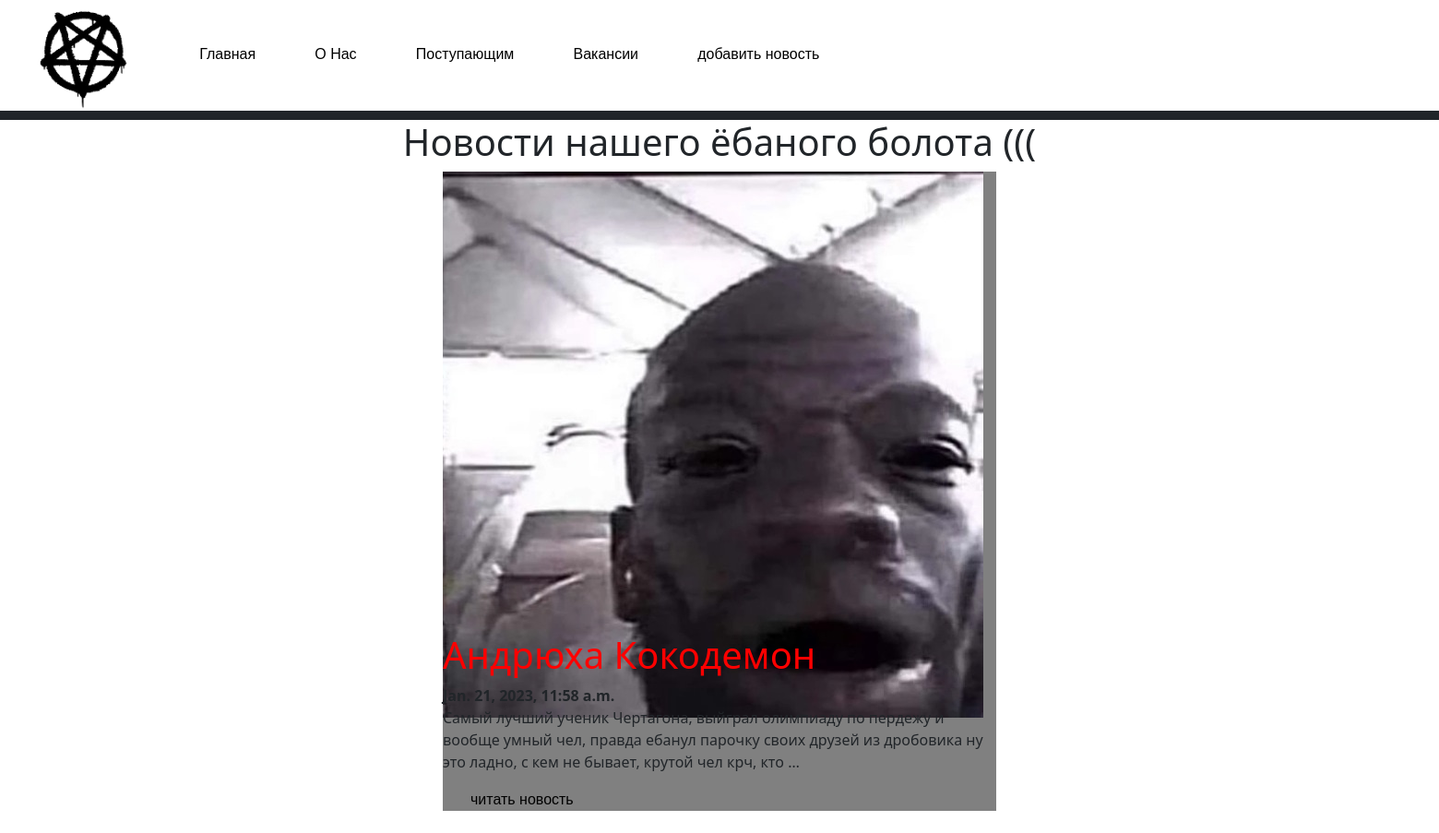
Before: / with the older database file.
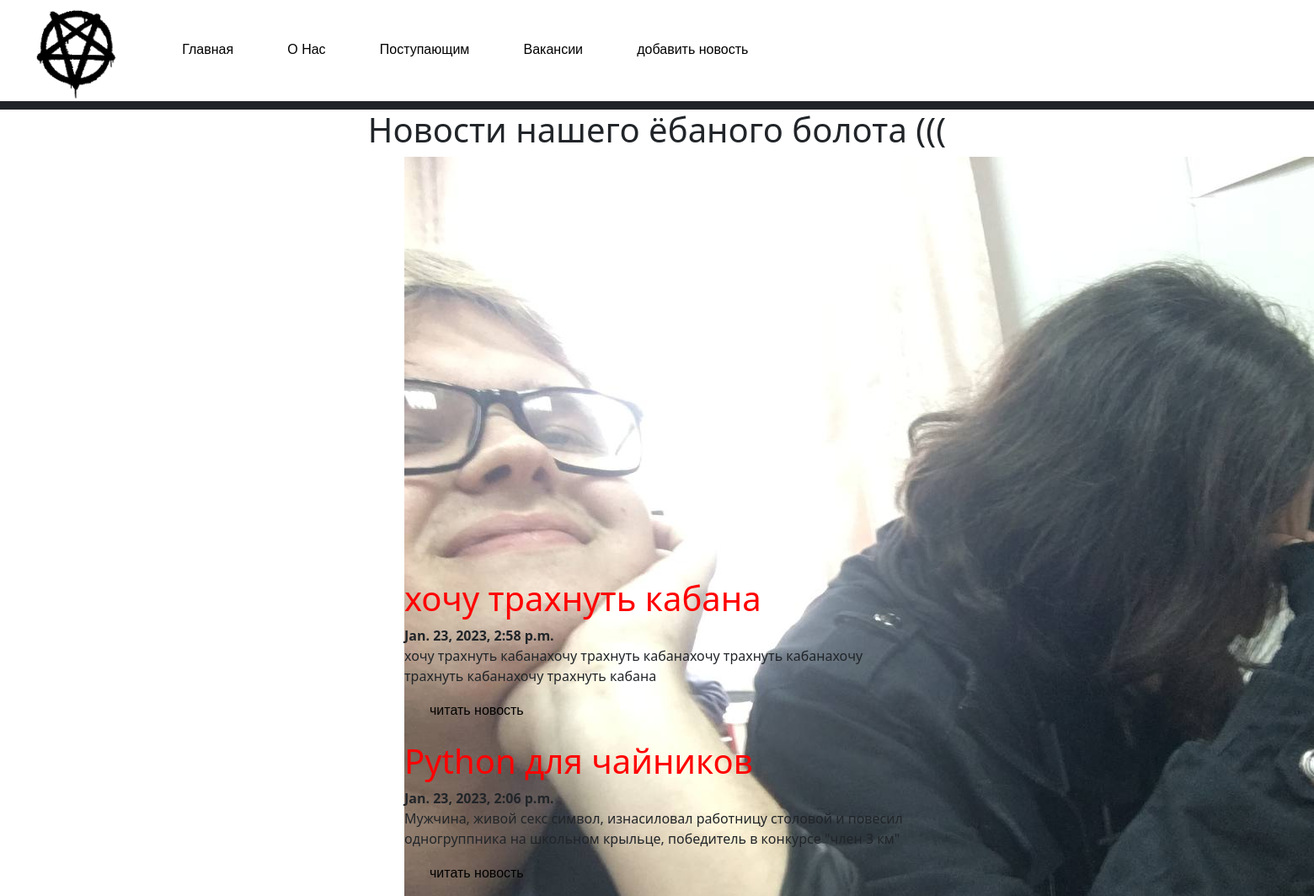
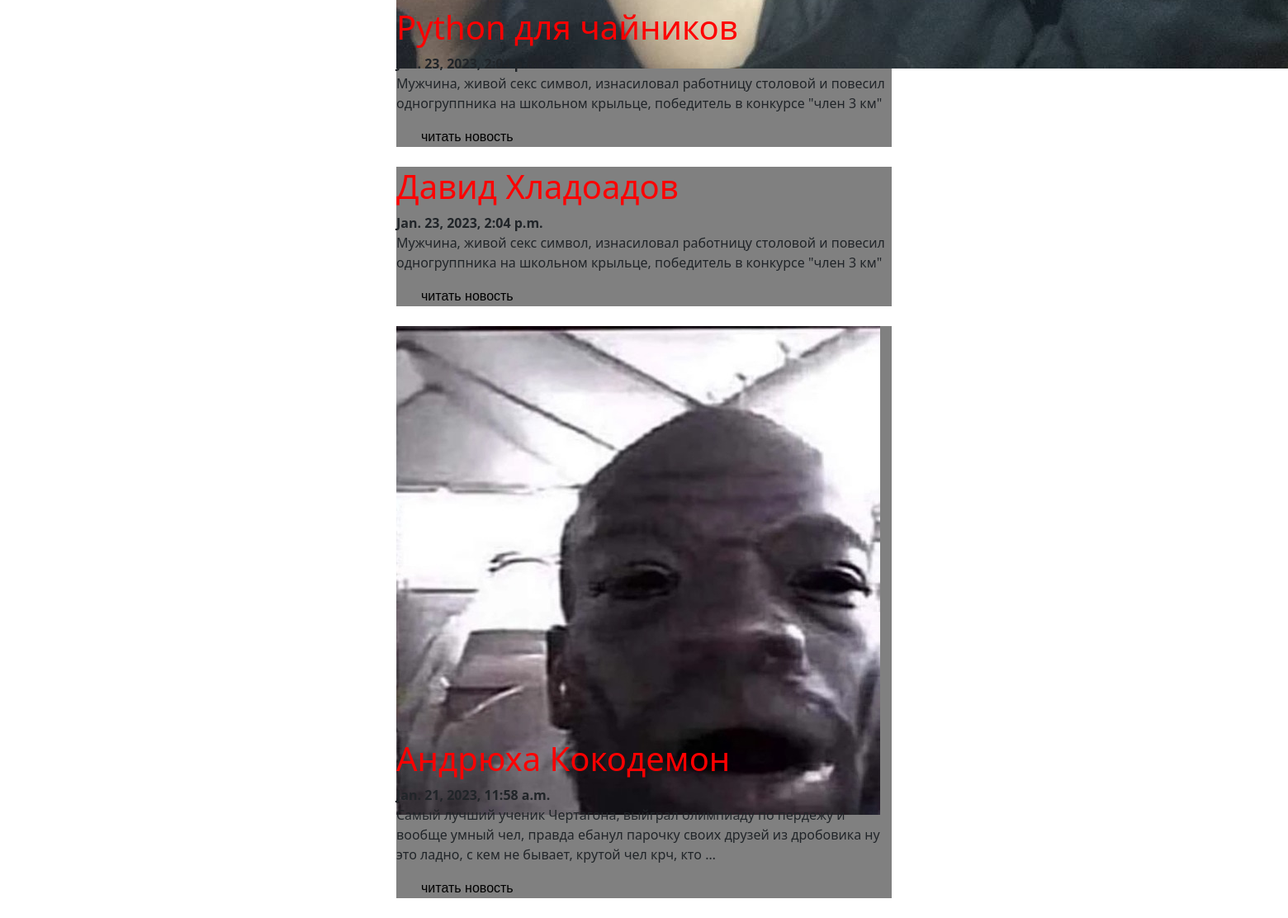
After: the same page with the newer database file (2 pictures, top to bottom).
### main/models.py (models this page shows, shortened)
class News(models.Model):
    title = models.CharField('Сноска', max_length=255)
    Text = models.CharField('Текст', max_length=500)
    news_photo = models.ImageField(upload_to='photos/%y/%m/%d/',null=True)
    is_published = models.BooleanField(default=True,verbose_name='Публикация')
    time_create = models.DateTimeField(auto_now_add=True, verbose_name='Дата создания')
    def get_absolute_url(self):
        return reverse ('post', kwargs={'post_id':self.pk})

### main/views.py (the view)
# urls.py: path('',views.index, name='home'),
def index(request):
    news = News.objects.all()
    news = reversed(news)
    return render(request, 'main/index.html', {'news':news} )

### main/templates/main/index.html (shortened to what this page needs)
{% extends 'main/layout.html' %}
{%load static%}
{% block content %}
<h1 class="news_tag">Новости нашего ёбаного болота (((</h1>
    {% for new in news%}
        <div class="news_list">
            {%if new.news_photo%}
                <div class="news_img"><img src="{{new.news_photo.url}}"></div>
            {%endif%}
            <h1>{{new.title}}</h1>
            <b><label>{{new.time_create}}</label></b>
            <p>{{new.Text|truncatewords:30}}</p>
            <a href="{{ new.get_absolute_url }}">читать новость</a>
        </div>
        <br>
    {%endfor%}
{% endblock %}

### main/templates/main/layout.html (shortened to what this page needs)
{% load static %}
<!DOCTYPE html>
<html lang="en">
<head>
    <link rel="stylesheet" href = "https://cdn.jsdelivr.net/npm/bootstrap@5.3.0-alpha1/dist/css/bootstrap.min.css">
    <link rel="stylesheet" href="{% static 'main/css/main.css' %}">
</head>
<body>
    <div class="top_bar">
        <dev class="menu"><a class="logo" href="{% url 'home' %}"><img class="logo" src="{% static 'main/img/logo.png' %}"></img></a></dev>
        <dev class="menu">
        <ul class="top_bar_menu">
            <li><a href="{% url 'home' %}">Главная</a></li>
            <li><a href="{% url 'about' %}">О Нас</a></li>
            <li><a href="{% url 'abiturients' %}">Поступающим</a></li>
            <li><a href="{% url 'vacation'%}">Вакансии</a></li>
            <li><a href="{% url 'addNews'%}">добавить новость</a></li>
        </ul>
        </dev>
    </div>
{% block content%}
{%endblock%}
</body>
</html>

### main/static/main/css/main.css (style rules this page uses)
.top_bar { width: 100%; border-bottom: 10px solid; color: }
.menu { display: inline-block; }
.logo { width:120px; height:120px; }
.top_bar_menu > li,a { text-decoration: none; list-style-type: none; display: inline-block; color: black; padding-left: 30px; font-family: Arial; }
.top_bar_menu > li,a:hover { color: red; }
.news_tag { text-align: center; }
.news_list { width: 600px; background-color: gray; margin-left: auto; margin-right: auto; }
.news_img { width: 600px; height: 500px; box-sizing: border-box; }
.news_list > h1 { color:red; }

Changed rows visible on the page:
added News: news_photo (picture), title "хочу трахнуть кабана", time_create "Jan. 23, 2023, 2:58 p.m.", Text "хочу трахнуть кабанахочу трахнуть кабанахочу трахнуть кабанахочу трахнуть кабанахочу трахнуть кабана"
added News: title "Python для чайников", time_create "Jan. 23, 2023, 2:06 p.m.", Text "Мужчина, живой секс символ, изнасиловал работницу столовой и повесил одногруппника на школьном крыльце, победитель в конкурсе \"член 3 км\""
added News: title "Python для чайников", time_create "Jan. 23, 2023, 2:04 p.m.", Text "Мужчина, живой секс символ, изнасиловал работницу столовой и повесил одногруппника на школьном крыльце, победитель в конкурсе \"член 3 км\""
added News: title "Давид Хладоадов", time_create "Jan. 23, 2023, 2:04 p.m.", Text "Мужчина, живой секс символ, изнасиловал работницу столовой и повесил одногруппника на школьном крыльце, победитель в конкурсе \"член 3 км\""
